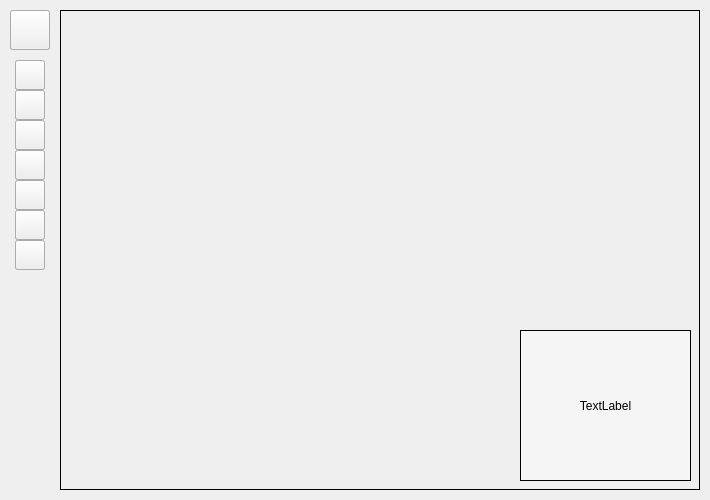
<?xml version="1.0" encoding="UTF-8"?>
<ui version="4.0">
 <class>Form</class>
 <widget class="QWidget" name="Form">
  <property name="geometry">
   <rect>
    <x>0</x>
    <y>0</y>
    <width>710</width>
    <height>500</height>
   </rect>
  </property>
  <property name="windowTitle">
   <string>Form</string>
  </property>
  <widget class="QLabel" name="image_label">
   <property name="geometry">
    <rect>
     <x>60</x>
     <y>10</y>
     <width>640</width>
     <height>480</height>
    </rect>
   </property>
   <property name="frameShape">
    <enum>QFrame::Panel</enum>
   </property>
   <property name="text">
    <string/>
   </property>
   <property name="textFormat">
    <enum>Qt::AutoText</enum>
   </property>
  </widget>
  <widget class="QWidget" name="widget_menu" native="true">
   <property name="geometry">
    <rect>
     <x>10</x>
     <y>10</y>
     <width>41</width>
     <height>481</height>
    </rect>
   </property>
   <widget class="QPushButton" name="button_time">
    <property name="geometry">
     <rect>
      <x>5</x>
      <y>50</y>
      <width>30</width>
      <height>30</height>
     </rect>
    </property>
    <property name="styleSheet">
     <string notr="true">border-image: url(icon/icon_black-03.png);</string>
    </property>
    <property name="text">
     <string/>
    </property>
   </widget>
   <widget class="QPushButton" name="button_blink">
    <property name="geometry">
     <rect>
      <x>5</x>
      <y>80</y>
      <width>30</width>
      <height>30</height>
     </rect>
    </property>
    <property name="styleSheet">
     <string notr="true">border-image: url(icon/icon_black-04.png);</string>
    </property>
    <property name="text">
     <string/>
    </property>
   </widget>
   <widget class="QPushButton" name="button_angle">
    <property name="geometry">
     <rect>
      <x>5</x>
      <y>110</y>
      <width>30</width>
      <height>30</height>
     </rect>
    </property>
    <property name="styleSheet">
     <string notr="true">border-image: url(icon/icon_black-05.png);</string>
    </property>
    <property name="text">
     <string/>
    </property>
   </widget>
   <widget class="QPushButton" name="button_distance">
    <property name="geometry">
     <rect>
      <x>5</x>
      <y>140</y>
      <width>30</width>
      <height>30</height>
     </rect>
    </property>
    <property name="styleSheet">
     <string notr="true">border-image: url(icon/icon_black-06.png);</string>
    </property>
    <property name="text">
     <string/>
    </property>
   </widget>
   <widget class="QPushButton" name="button_sex">
    <property name="geometry">
     <rect>
      <x>5</x>
      <y>170</y>
      <width>30</width>
      <height>30</height>
     </rect>
    </property>
    <property name="styleSheet">
     <string notr="true">border-image: url(icon/icon_black-07.png);</string>
    </property>
    <property name="text">
     <string/>
    </property>
   </widget>
   <widget class="QPushButton" name="button_age">
    <property name="geometry">
     <rect>
      <x>5</x>
      <y>200</y>
      <width>30</width>
      <height>30</height>
     </rect>
    </property>
    <property name="styleSheet">
     <string notr="true">border-image: url(icon/icon_black-08.png);</string>
    </property>
    <property name="text">
     <string/>
    </property>
   </widget>
   <widget class="QPushButton" name="button_bright">
    <property name="geometry">
     <rect>
      <x>5</x>
      <y>230</y>
      <width>30</width>
      <height>30</height>
     </rect>
    </property>
    <property name="styleSheet">
     <string notr="true">border-image: url(icon/icon_black-09.png);</string>
    </property>
    <property name="text">
     <string/>
    </property>
   </widget>
   <widget class="QPushButton" name="button_age_2">
    <property name="geometry">
     <rect>
      <x>5</x>
      <y>200</y>
      <width>30</width>
      <height>30</height>
     </rect>
    </property>
    <property name="styleSheet">
     <string notr="true">border-image: url(icon/icon_blue-08.png);</string>
    </property>
    <property name="text">
     <string/>
    </property>
   </widget>
   <widget class="QPushButton" name="button_angle_2">
    <property name="geometry">
     <rect>
      <x>5</x>
      <y>110</y>
      <width>30</width>
      <height>30</height>
     </rect>
    </property>
    <property name="styleSheet">
     <string notr="true">border-image: url(icon/icon_blue-05.png);</string>
    </property>
    <property name="text">
     <string/>
    </property>
   </widget>
   <widget class="QPushButton" name="button_blink_2">
    <property name="geometry">
     <rect>
      <x>5</x>
      <y>80</y>
      <width>30</width>
      <height>30</height>
     </rect>
    </property>
    <property name="styleSheet">
     <string notr="true">border-image: url(icon/icon_blue-04.png);</string>
    </property>
    <property name="text">
     <string/>
    </property>
   </widget>
   <widget class="QPushButton" name="button_sex_2">
    <property name="geometry">
     <rect>
      <x>5</x>
      <y>170</y>
      <width>30</width>
      <height>30</height>
     </rect>
    </property>
    <property name="styleSheet">
     <string notr="true">border-image: url(icon/icon_blue-07.png);</string>
    </property>
    <property name="text">
     <string/>
    </property>
   </widget>
   <widget class="QPushButton" name="button_bright_2">
    <property name="geometry">
     <rect>
      <x>5</x>
      <y>230</y>
      <width>30</width>
      <height>30</height>
     </rect>
    </property>
    <property name="styleSheet">
     <string notr="true">border-image: url(icon/icon_blue-09.png);</string>
    </property>
    <property name="text">
     <string/>
    </property>
   </widget>
   <widget class="QPushButton" name="button_distance_2">
    <property name="geometry">
     <rect>
      <x>5</x>
      <y>140</y>
      <width>30</width>
      <height>30</height>
     </rect>
    </property>
    <property name="styleSheet">
     <string notr="true">border-image: url(icon/icon_blue-06.png);</string>
    </property>
    <property name="text">
     <string/>
    </property>
   </widget>
   <widget class="QPushButton" name="button_time_2">
    <property name="geometry">
     <rect>
      <x>5</x>
      <y>50</y>
      <width>30</width>
      <height>30</height>
     </rect>
    </property>
    <property name="styleSheet">
     <string notr="true">border-image: url(icon/icon_blue-03.png);</string>
    </property>
    <property name="text">
     <string/>
    </property>
   </widget>
  </widget>
  <widget class="QPushButton" name="button_menu">
   <property name="geometry">
    <rect>
     <x>10</x>
     <y>10</y>
     <width>40</width>
     <height>40</height>
    </rect>
   </property>
   <property name="styleSheet">
    <string notr="true">#button_menu{
border-image: url(icon/icon_black-02.png);}</string>
   </property>
   <property name="text">
    <string/>
   </property>
  </widget>
  <widget class="QPushButton" name="button_menu_2">
   <property name="geometry">
    <rect>
     <x>10</x>
     <y>10</y>
     <width>40</width>
     <height>40</height>
    </rect>
   </property>
   <property name="styleSheet">
    <string notr="true">#button_menu_2{
border-image: url(icon/icon_blue-02.png);}</string>
   </property>
   <property name="text">
    <string/>
   </property>
  </widget>
  <widget class="QLabel" name="label">
   <property name="geometry">
    <rect>
     <x>520</x>
     <y>330</y>
     <width>171</width>
     <height>151</height>
    </rect>
   </property>
   <property name="layoutDirection">
    <enum>Qt::LeftToRight</enum>
   </property>
   <property name="styleSheet">
    <string notr="true">background-color: rgba(255, 255, 255,100);</string>
   </property>
   <property name="locale">
    <locale language="Thai" country="Thailand"/>
   </property>
   <property name="frameShape">
    <enum>QFrame::Panel</enum>
   </property>
   <property name="frameShadow">
    <enum>QFrame::Plain</enum>
   </property>
   <property name="text">
    <string>TextLabel</string>
   </property>
   <property name="textFormat">
    <enum>Qt::PlainText</enum>
   </property>
   <property name="alignment">
    <set>Qt::AlignCenter</set>
   </property>
  </widget>
 </widget>
 <resources/>
 <connections/>
</ui>
